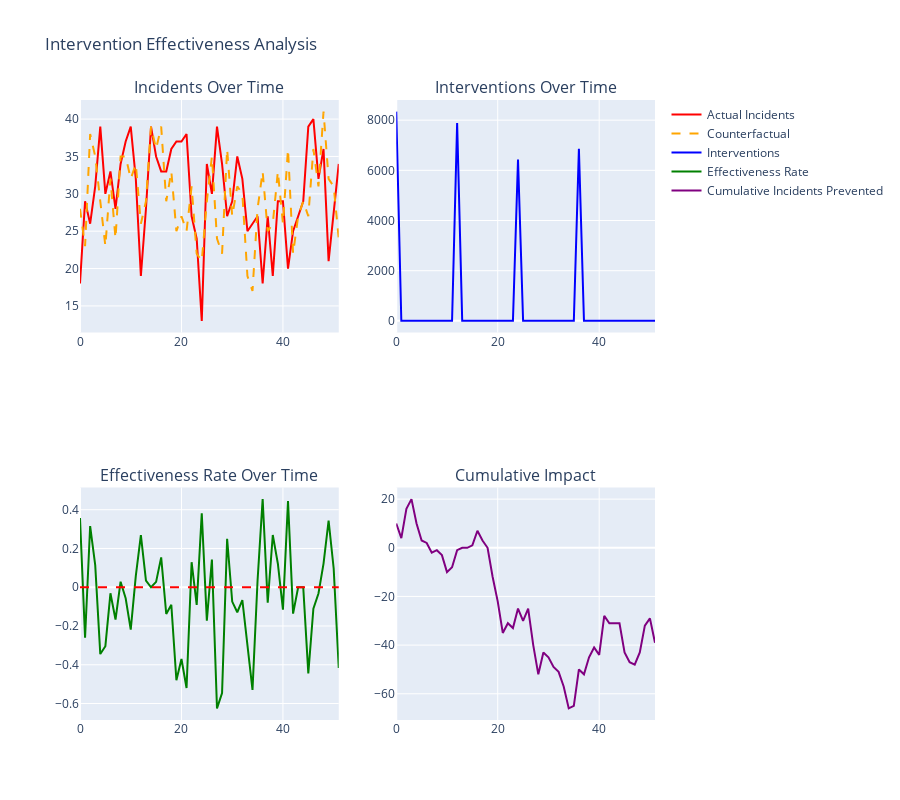

This figure's notebook cell:
### Markdown cell above
## 🎯 Intervention Effectiveness {#interventions}

### Code cell
# Intervention effectiveness analysis
if 'incidents' in data and 'counterfactuals' in data and 'interventions' in data:
    incidents = data['incidents']
    counterfactuals = data['counterfactuals']
    interventions = data['interventions']
    
    # Calculate effectiveness over time
    actual_by_time = incidents.sum(axis=0)
    counterfactual_by_time = counterfactuals.sum(axis=0)
    interventions_by_time = interventions.sum(axis=0)
    
    # Calculate effectiveness rate
    effectiveness_by_time = np.where(
        counterfactual_by_time > 0,
        (counterfactual_by_time - actual_by_time) / counterfactual_by_time,
        0
    )
    
    # Create effectiveness dashboard
    fig = make_subplots(
        rows=2, cols=2,
        subplot_titles=[
            'Incidents Over Time',
            'Interventions Over Time',
            'Effectiveness Rate Over Time',
            'Cumulative Impact'
        ]
    )
    
    # Incidents comparison
    time_steps = list(range(len(actual_by_time)))
    fig.add_trace(
        go.Scatter(x=time_steps, y=actual_by_time, name='Actual Incidents', line=dict(color='red')),
        row=1, col=1
    )
    fig.add_trace(
        go.Scatter(x=time_steps, y=counterfactual_by_time, name='Counterfactual', line=dict(color='orange', dash='dash')),
        row=1, col=1
    )
    
    # Interventions over time
    fig.add_trace(
        go.Scatter(x=time_steps, y=interventions_by_time, name='Interventions', line=dict(color='blue')),
        row=1, col=2
    )
    
    # Effectiveness rate
    fig.add_trace(
        go.Scatter(x=time_steps, y=effectiveness_by_time, name='Effectiveness Rate', line=dict(color='green')),
        row=2, col=1
    )
    fig.add_hline(y=0, line_dash="dash", line_color="red", row=2, col=1)
    
    # Cumulative impact
    cumulative_prevented = np.cumsum(counterfactual_by_time - actual_by_time)
    fig.add_trace(
        go.Scatter(x=time_steps, y=cumulative_prevented, name='Cumulative Incidents Prevented', line=dict(color='purple')),
        row=2, col=2
    )
    
    fig.update_layout(
        height=800,
        title_text="Intervention Effectiveness Analysis",
        showlegend=True
    )
    
    fig.show()
    
    # Summary statistics
    total_actual = actual_by_time.sum()
    total_counterfactual = counterfactual_by_time.sum()
    total_interventions = interventions_by_time.sum()
    
    print("🎯 Intervention Effectiveness Summary:")
    print(f"   Total interventions: {total_interventions:,}")
    print(f"   Total actual incidents: {total_actual:,}")
    print(f"   Total counterfactual incidents: {total_counterfactual:,}")
    print(f"   Incidents prevented: {total_counterfactual - total_actual:,}")
    
    if total_counterfactual > 0:
        overall_effectiveness = (total_counterfactual - total_actual) / total_counterfactual
        print(f"   Overall effectiveness: {overall_effectiveness:.1%}")
    
    if total_interventions > 0:
        nnt = total_interventions / max(1, total_counterfactual - total_actual)
        print(f"   Number needed to treat: {nnt:.1f}")
else:
    print("❌ Intervention effectiveness data not available")

### Figure 1 — Plotly figure (JSON) as saved in the notebook; plotly's stock layout.template omitted (floating-point values rounded to 4 significant figures)
{"data": [{"line": {"color": "red"}, "name": "Actual Incidents", "type": "scatter", "x": [0, 1, 2, 3, 4, 5, 6, 7, 8, 9, 10, 11, 12, 13, 14, 15, 16, 17, 18, 19, 20, 21, 22, 23, 24, 25, 26, 27, 28, 29, 30, 31, 32, 33, 34, 35, 36, 37, 38, 39, 40, 41, 42, 43, 44, 45, 46, 47, 48, 49, 50, 51], "xaxis": "x", "y": [18, 29, 26, 31, 39, 30, 33, 28, 34, 37, 39, 32, 19, 28, 39, 35, 33, 33, 36, 37, 37, 38, 27, 24, 13, 34, 30, 39, 34, 27, 29, 35, 32, 25, 26, 27, 18, 27, 19, 29, 29, 20, 25, 27, 29, 39, 40, 32, 36, 21, 28, 34], "yaxis": "y"}, {"line": {"color": "orange", "dash": "dash"}, "name": "Counterfactual", "type": "scatter", "x": [0, 1, 2, 3, 4, 5, 6, 7, 8, 9, 10, 11, 12, 13, 14, 15, 16, 17, 18, 19, 20, 21, 22, 23, 24, 25, 26, 27, 28, 29, 30, 31, 32, 33, 34, 35, 36, 37, 38, 39, 40, 41, 42, 43, 44, 45, 46, 47, 48, 49, 50, 51], "xaxis": "x", "y": [28, 23, 38, 35, 29, 23, 32, 24, 35, 35, 32, 34, 26, 29, 39, 36, 39, 29, 33, 25, 27, 25, 31, 22, 21, 29, 35, 24, 22, 36, 27, 31, 30, 19, 17, 28, 33, 25, 26, 33, 26, 36, 22, 27, 29, 27, 36, 31, 41, 32, 31, 24], "yaxis": "y"}, {"line": {"color": "blue"}, "name": "Interventions", "type": "scatter", "x": [0, 1, 2, 3, 4, 5, 6, 7, 8, 9, 10, 11, 12, 13, 14, 15, 16, 17, 18, 19, 20, 21, 22, 23, 24, 25, 26, 27, 28, 29, 30, 31, 32, 33, 34, 35, 36, 37, 38, 39, 40, 41, 42, 43, 44, 45, 46, 47, 48, 49, 50, 51], "xaxis": "x2", "y": [8340, 0, 0, 0, 0, 0, 0, 0, 0, 0, 0, 0, 7884, 0, 0, 0, 0, 0, 0, 0, 0, 0, 0, 0, 6429, 0, 0, 0, 0, 0, 0, 0, 0, 0, 0, 0, 6859, 0, 0, 0, 0, 0, 0, 0, 0, 0, 0, 0, 0, 0, 0, 0], "yaxis": "y2"}, {"line": {"color": "green"}, "name": "Effectiveness Rate", "type": "scatter", "x": [0, 1, 2, 3, 4, 5, 6, 7, 8, 9, 10, 11, 12, 13, 14, 15, 16, 17, 18, 19, 20, 21, 22, 23, 24, 25, 26, 27, 28, 29, 30, 31, 32, 33, 34, 35, 36, 37, 38, 39, 40, 41, 42, 43, 44, 45, 46, 47, 48, 49, 50, 51], "xaxis": "x3", "y": [0.3571, -0.2609, 0.3158, 0.1143, -0.3448, -0.3043, -0.03125, -0.1667, 0.02857, -0.05714, -0.2188, 0.05882, 0.2692, 0.03448, 0.0, 0.02778, 0.1538, -0.1379, -0.09091, -0.48, -0.3704, -0.52, 0.129, -0.09091, 0.381, -0.1724, 0.1429, -0.625, -0.5455, 0.25, -0.07407, -0.129, -0.06667, -0.3158, -0.5294, 0.03571, 0.4545, -0.08, 0.2692, 0.1212, -0.1154, 0.4444, -0.1364, 0.0, 0.0, -0.4444, -0.1111, -0.03226, 0.122, 0.3438, 0.09677, -0.4167], "yaxis": "y3"}, {"line": {"color": "purple"}, "name": "Cumulative Incidents Prevented", "type": "scatter", "x": [0, 1, 2, 3, 4, 5, 6, 7, 8, 9, 10, 11, 12, 13, 14, 15, 16, 17, 18, 19, 20, 21, 22, 23, 24, 25, 26, 27, 28, 29, 30, 31, 32, 33, 34, 35, 36, 37, 38, 39, 40, 41, 42, 43, 44, 45, 46, 47, 48, 49, 50, 51], "xaxis": "x4", "y": [10, 4, 16, 20, 10, 3, 2, -2, -1, -3, -10, -8, -1, 0, 0, 1, 7, 3, 0, -12, -22, -35, -31, -33, -25, -30, -25, -40, -52, -43, -45, -49, -51, -57, -66, -65, -50, -52, -45, -41, -44, -28, -31, -31, -31, -43, -47, -48, -43, -32, -29, -39], "yaxis": "y4"}], "layout": {"annotations": [{"font": {"size": 16}, "showarrow": false, "text": "Incidents Over Time", "x": 0.225, "xanchor": "center", "xref": "paper", "y": 1, "yanchor": "bottom", "yref": "paper"}, {"font": {"size": 16}, "showarrow": false, "text": "Interventions Over Time", "x": 0.775, "xanchor": "center", "xref": "paper", "y": 1, "yanchor": "bottom", "yref": "paper"}, {"font": {"size": 16}, "showarrow": false, "text": "Effectiveness Rate Over Time", "x": 0.225, "xanchor": "center", "xref": "paper", "y": 0.375, "yanchor": "bottom", "yref": "paper"}, {"font": {"size": 16}, "showarrow": false, "text": "Cumulative Impact", "x": 0.775, "xanchor": "center", "xref": "paper", "y": 0.375, "yanchor": "bottom", "yref": "paper"}], "height": 800, "shapes": [{"line": {"color": "red", "dash": "dash"}, "type": "line", "x0": 0, "x1": 1, "xref": "x3 domain", "y0": 0, "y1": 0, "yref": "y3"}], "showlegend": true, "title": {"text": "Intervention Effectiveness Analysis"}, "xaxis": {"anchor": "y", "domain": [0, 0.45]}, "xaxis2": {"anchor": "y2", "domain": [0.55, 1]}, "xaxis3": {"anchor": "y3", "domain": [0, 0.45]}, "xaxis4": {"anchor": "y4", "domain": [0.55, 1]}, "yaxis": {"anchor": "x", "domain": [0.625, 1]}, "yaxis2": {"anchor": "x2", "domain": [0.625, 1]}, "yaxis3": {"anchor": "x3", "domain": [0, 0.375]}, "yaxis4": {"anchor": "x4", "domain": [0, 0.375]}}}
